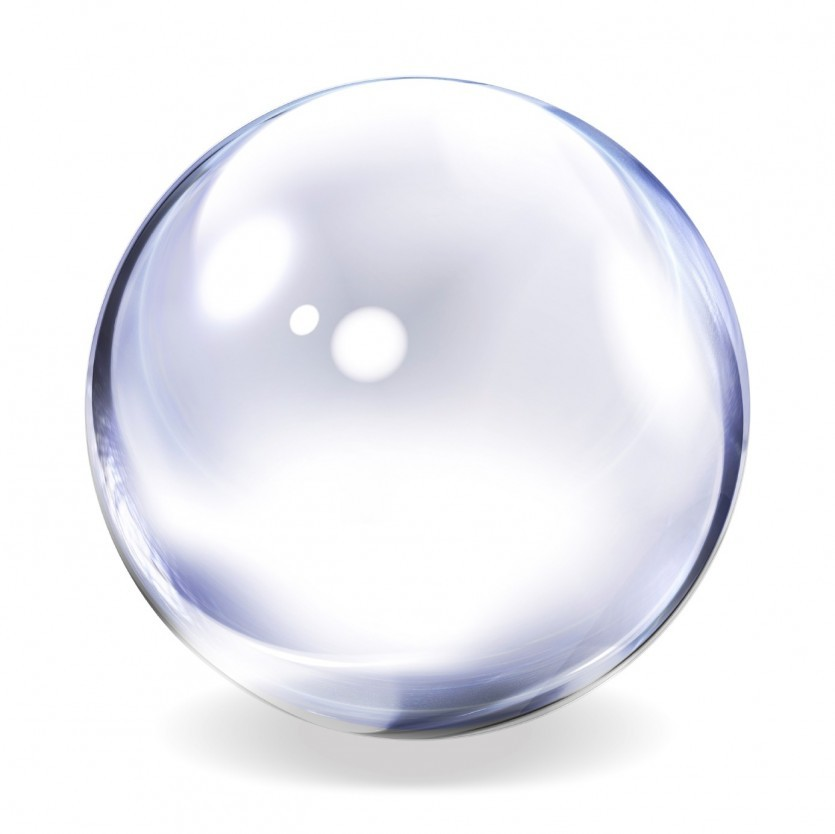
#> input picture tr.jpg, 835 x 834 px
$ python imgpy2.py
#> lines starting #> are read from the running program, lines starting #| are printed output that depends on the picture; after the words box and inside, x2 and y2 are one past the last pixel; in counts of white or black regions, pixels touching at a corner belong together
import cv2 as cv
import numpy as np
img = cv.imread('tr.jpg',0)
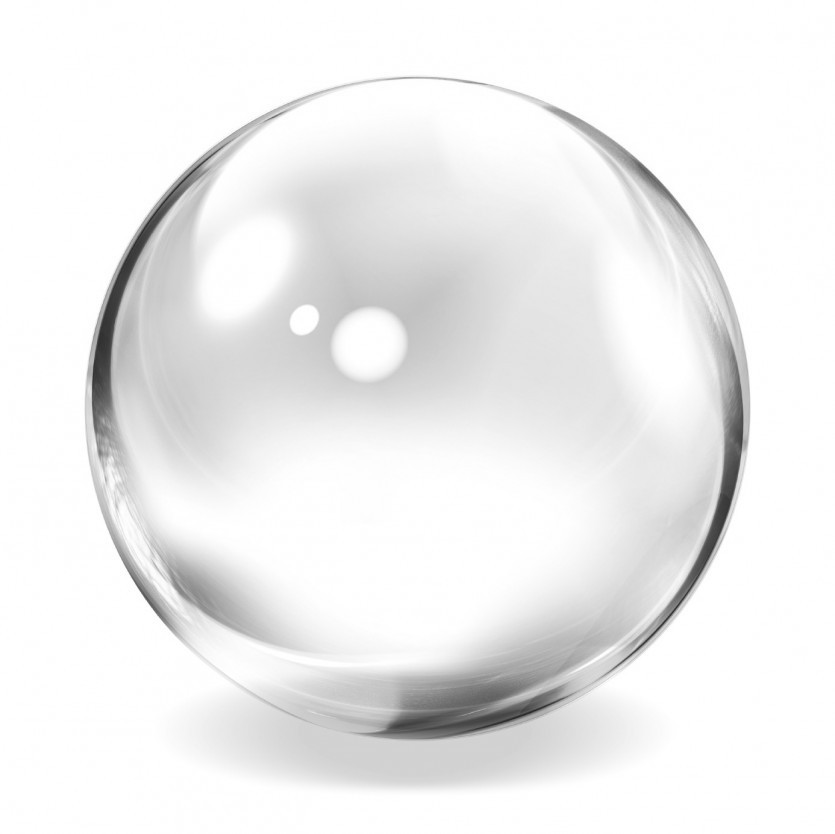
#> img: shape (834, 835); min 38, max 255, mean 238.5
x, y=img.shape
#> x = 834; y = 835
img2 =np.zeros((x*2,y*2), dtype='uint8')
for i in range(x):
    for j in range(y):
        if(img[i,j]>150):
            img[i,j]=255
        else:
            img[i,j]=0
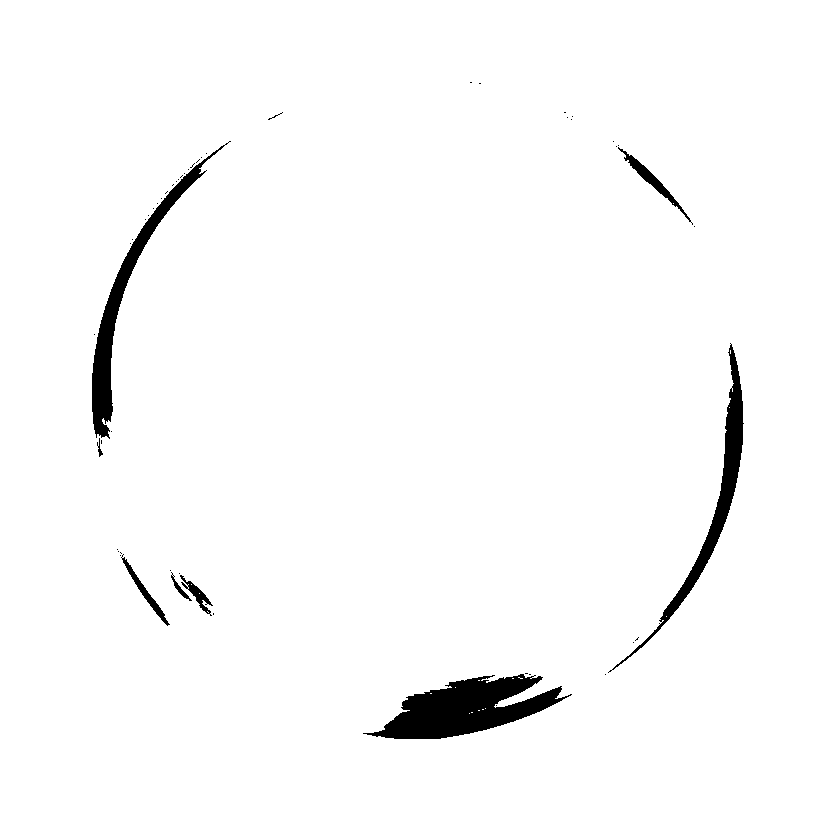
#> img: shape (834, 835); 97.6% white; 53 black regions (45 under 20 px), largest, box (x1, y1, x2, y2) and area: (363, 674, 572, 739) 6851, (92, 141, 231, 439) 4221, (608, 343, 744, 673) 3708

print(img.shape)
#| (834, 835)
cv.imshow('img2', img2)
cv.imshow('img', img)
cv.waitKey(0)
cv.destroyAllWindows()
